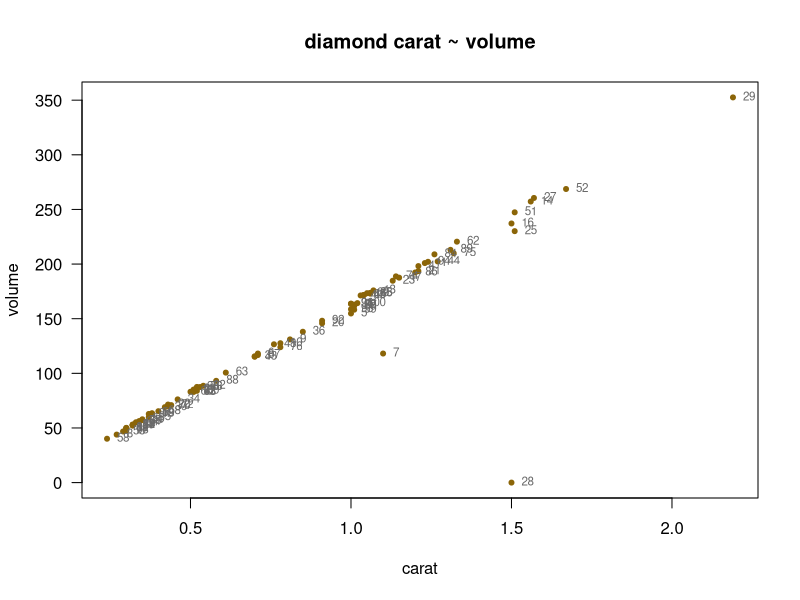
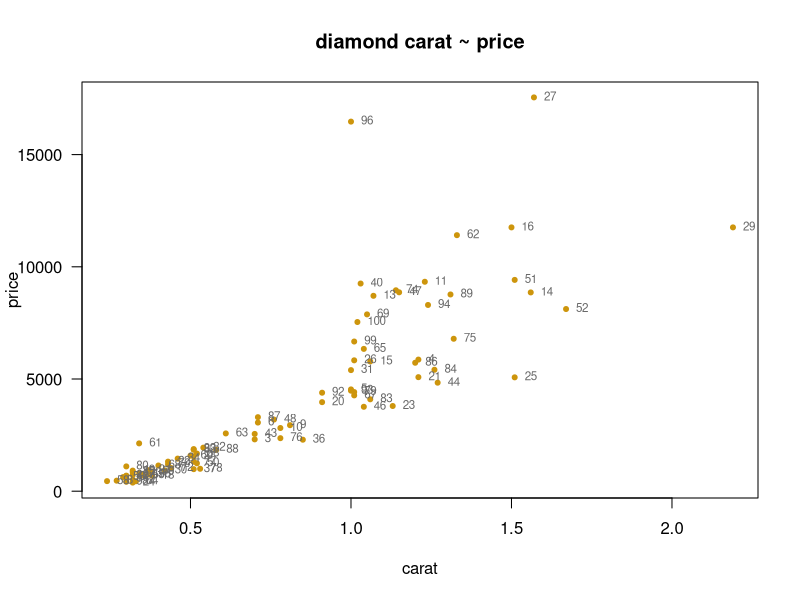

Here is the R script that generated these plots, in order: (Note: this script raises an error after producing the figures.)
data <- read.csv('Rdata_diamonds_samples100_mdf.csv')
head(data)
typeof(data$ID)
class(data$ID)
head(data$carat)
class(data$carat)
head(data$cut)
class(data$cut)
cut.chr <- as.character(data$cut)
class(cut.chr)

var1=c(2,3,5,6)
class(var1)
var2=c(2.0,3.9,5.1,6.9)
class(var2)
var3=c(2L,3L,5L,6L)
class(var3)

var.num=c(2.0,3.9,5.1,6.9)
print(var.num)
class(var.num)
var.int=c(2L,3L,5L,6L)
print(var.int)
class(var.int)
var.char=c("Hello",",","world","!")
class(var.char)
print(var.char)
var.fac=factor(c("mid","mid","high","low"),
               levels=c("low","mid","high"))
print(var.fac)
class(var.fac)
data.list=list(var.num,var.int,var.char,var.fac)
head(data.list)
data.list[[1]]
data.list[[1]][1]
data.list[[3]]
data.list[[3]][3]
length(data.list)
dim(data.list)
data.matrix <- as.matrix(data)
head(data.matrix)
class(data.matrix[, 1])
class(data.matrix[ ,2])

head(data)
head(is.na(data))
tail(data)
tail(is.na(data))
#Double check#2 represents column
apply(is.na(data),2,which)
dim(data)
data.noNA=data[complete.cases(data),]
dim(data.noNA)               
print(data[!complete.cases(data),])#All column
print(data[!complete.cases(data),2])
duplicated(data.noNA)
frw.idx=which(duplicated(data.noNA)) 
rvs.idx=which(duplicated(data.noNA,fromLast = TRUE))
data.noNA[c(frw.idx,rvs.idx),]

dim(data.noNA)
data.noNA.noDup=data.noNA[!duplicated(data.noNA),]
dim(data.noNA.noDup)
#Create a data frame. New Column added.
data.noNA.noDup=data.frame(data.noNA.noDup,volume=data.noNA.noDup$x*data.noNA.noDup$y*data.noNA.noDup$z)
head(data.noNA.noDup)
plot(x=data.noNA.noDup$carat,y=data.noNA.noDup$volume,
     pch=20,col="darkgoldenrod4",
     las=1,xlab="carat",ylab="volume",
     main="diamond carat ~ volume")
text(data.noNA.noDup$carat, data.noNA.noDup$volume,
     labels=data.noNA.noDup$ID,col="dimgray",
     cex= 0.7, pos=4)
print(data.noNA.noDup[which(data.noNA.noDup$ID=="7"),])
print(data.noNA.noDup[which(data.noNA.noDup$ID=="28"),])
head(data.noNA.noDup[,9:11])
print(data.noNA.noDup[duplicated(data.noNA.noDup[,9:11],fromLast = "TRUE"),])
fwrd.dup.idx=which(duplicated(data.noNA.noDup[,9:11]))
rvse.dup.idx=which(duplicated(data.noNA.noDup[,9:11],fromLast = TRUE))
data.noNA.noDup[c(fwrd.dup.idx,rvse.dup.idx),]
data.noNA.noDup.noStrg=data.noNA.noDup[-which(data.noNA.noDup$ID==7 | data.noNA.noDup$ID==28),]
dim(data.noNA.noDup)
dim(data.noNA.noDup.noStrg)

class(data.noNA.noDup.noStrg$cut)
class(data.noNA.noDup.noStrg$clarity)
data.noNA.noDup.noStrg$cut
data.noNA.noDup.noStrg[which(data.noNA.noDup.noStrg$cut=='Idea'),]
data.noNA.noDup.noStrg[which(data.noNA.noDup.noStrg$cut=='Idea'),]
data.noNA.noDup.noStrg.notypo=data.noNA.noDup.noStrg
head(data.noNA.noDup.noStrg)
data.noNA.noDup.noStrg.notypo$cut[1]
data.noNA.noDup.noStrg.notypo$cut[which(data.noNA.noDup.noStrg.notypo$cut=="Idea")]="Ideal"
summary(data.noNA.noDup.noStrg.notypo$cut)

plot(x=data.noNA.noDup.noStrg.notypo$carat,y=data.noNA.noDup.noStrg.notypo$price,
     pch=20,col="darkgoldenrod3",
     las=1,xlab="carat",ylab="price",
     main="diamond carat ~ price")
text(data.noNA.noDup.noStrg.notypo$carat, data.noNA.noDup.noStrg.notypo$price,
     labels=data.noNA.noDup.noStrg.notypo$ID,col="dimgray",
     cex= 0.7, pos=4)
data.noNA.noDup.noStrg.notypo[which(data.noNA.noDup.noStrg.notypo$ID==96 | data.noNA.noDup.noStrg.notypo$ID==27),]
print(data.noNA.noDup.noStrg.notypo[(which(data.noNA.noDup.noStrg.notypo$ID=="96")-2):(which(data.noNA.noDup.noStrg.notypo$ID=="96")+2),])
print(data.noNA.noDup.noStrg.notypo[(which(data.noNA.noDup.noStrg.notypo$ID=="27")-2):(which(data.noNA.noDup.noStrg.notypo$ID=="27")+2),])

outlier.idx=rep(0,nrow(data.noNA.noDup.noStrg.notypo))
outlier.idx[which(data.noNA.noDup.noStrg.notypo$ID==96)]=1
outlier.idx[which(data.noNA.noDup.noStrg.notypo$ID==27)]=1
data.noNA.noDup.noStrg.notypo.mkOtlr=data.frame(data.noNA.noDup.noStrg.notypo,otlr=outlier.idx)
head(data.noNA.noDup.noStrg.notypo.mkOtlr)
tail(data.noNA.noDup.noStrg.notypo.mkOtlr)
plot(x=data.noNA.noDup.noStrg.notypo$cut,y=data.noNA.noDup.noStrg.notypo$price,
     pch=20,col="darkgoldenrod3",
     las=1,xlab="cut",ylab="price",
     main="diamond cut ~ price")

library('ggplot2')

p <- ggplot(data = data.noNA.noDup.noStrg.notypo, aes(x = carat, y = price, colour = clarity))
p <- p + geom_point(size = 2)
p2 <-p + geom_line()
p2
p3 	<- p2 + geom_text(aes(label =carat),hjust = 0.1, nudge_x = 0.05 ,size=
                2) + labs(title = "diamond carat ~ price")
p4 <- p3 + facet_grid(~clarity)
p4
